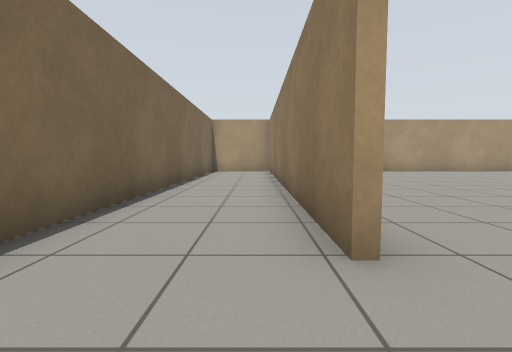
view 1 (above)

24 first-person views from a walk through a robot-simulator world made for Gazebo. The camera is 0.72 m above the floor, tilts 4° down and sees 85° across. The floor is counted in squares, 1 m on a side. Each view is taken from the middle of a square. On the plan, view 1 faces up. The plan holds only what a view shows up to about 10 squares ahead; the rest is blank. Robots are left out.

view 2
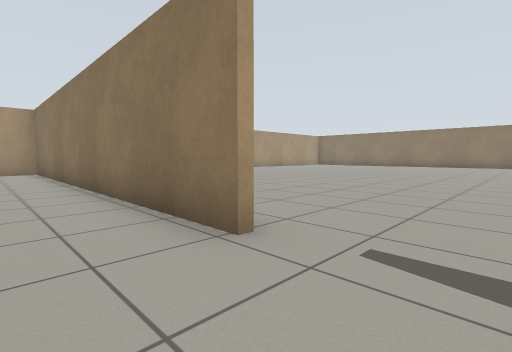

view 3
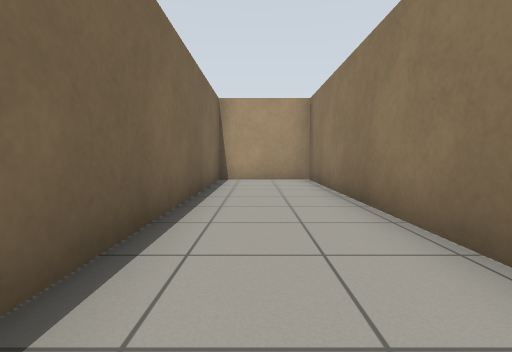

view 4
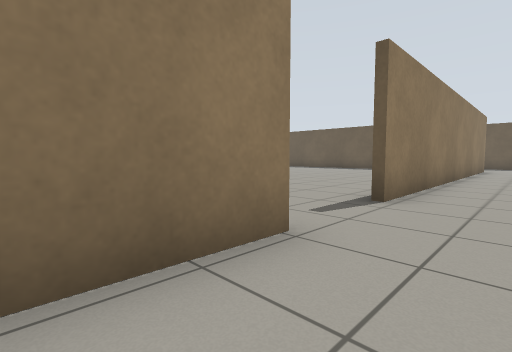

view 5
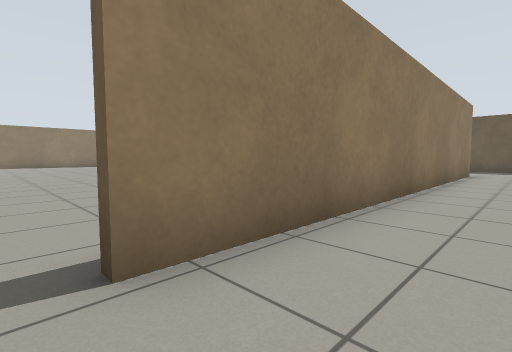

view 6
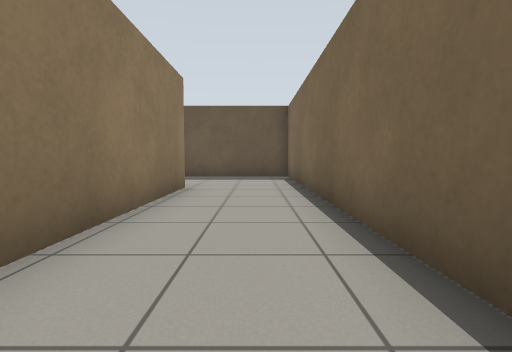

view 7
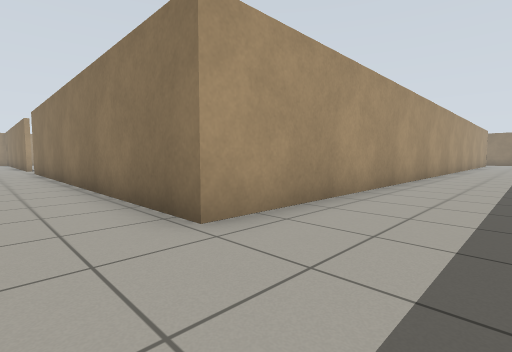

view 8
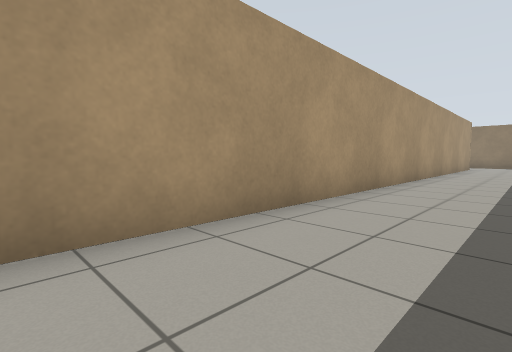

view 9
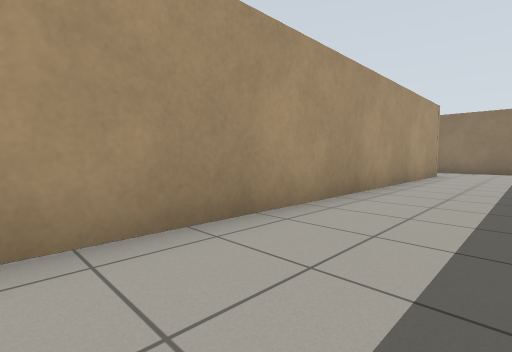

view 10
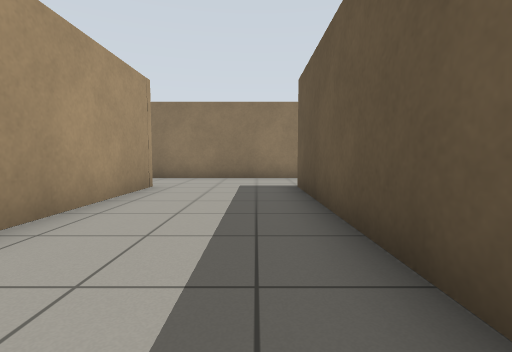

view 11
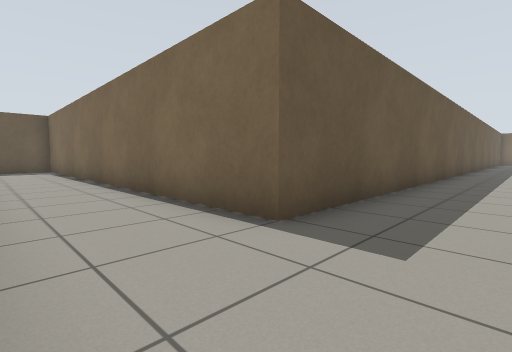

view 12
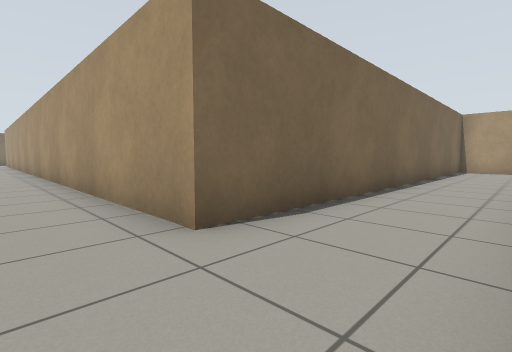

view 13
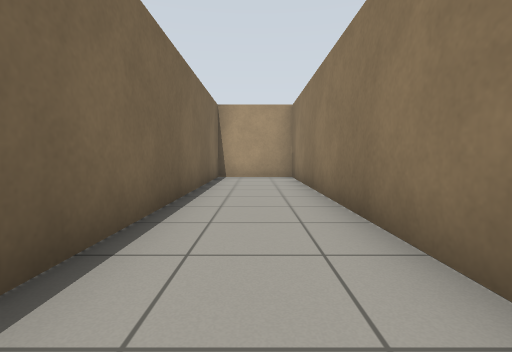

view 14
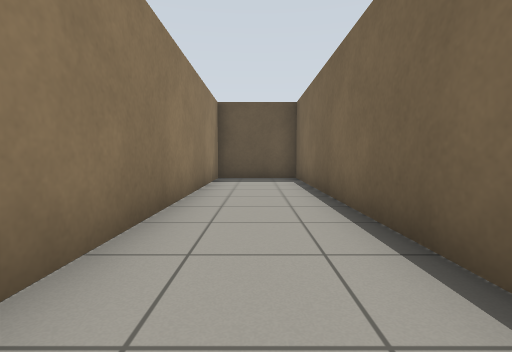

view 15
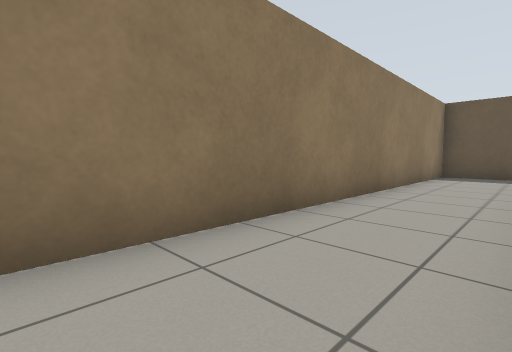

view 16
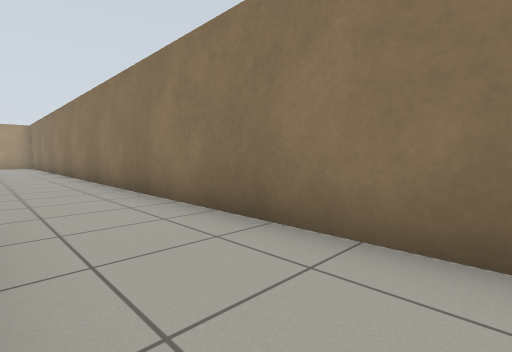

view 17
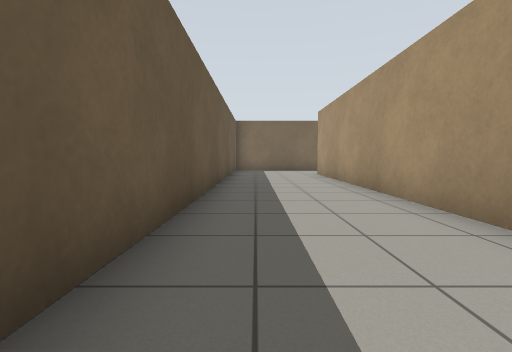

view 18
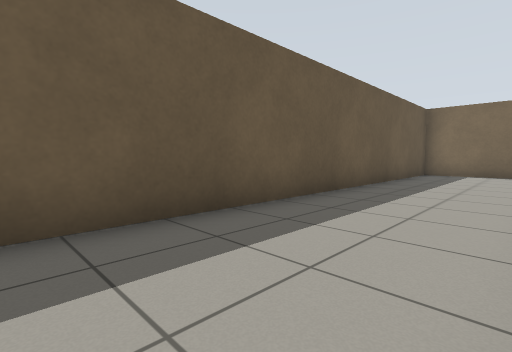

view 19
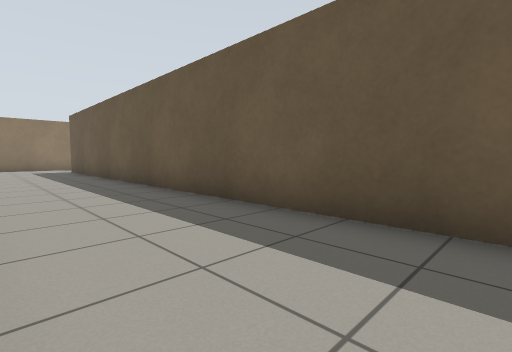

view 20
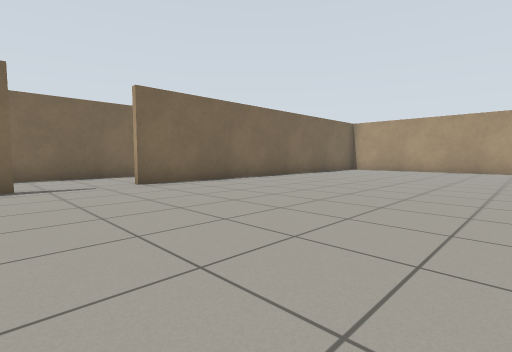

view 21
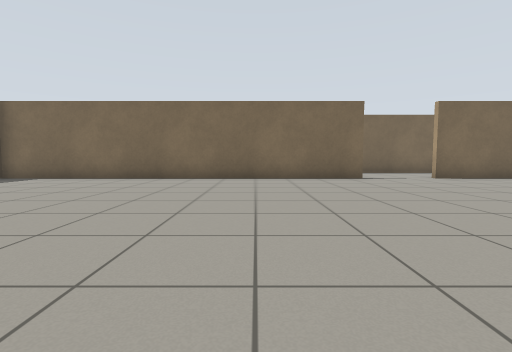

view 22
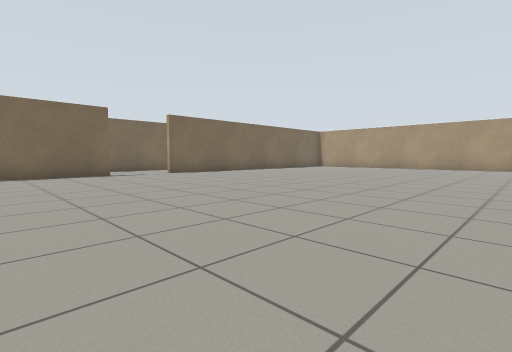

view 23
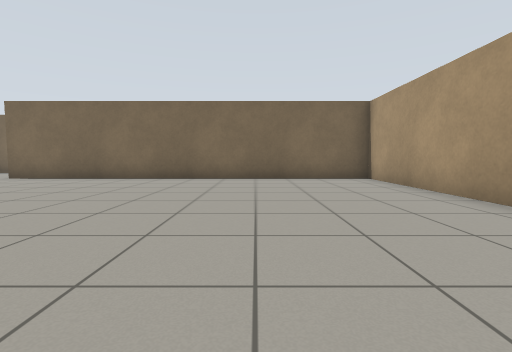

view 24
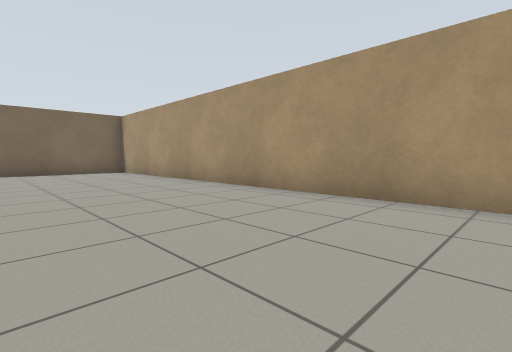

### Floor plan
Points are (right, up) in squares from view 1. A wall is a line through its corners. A room is listed if a view was taken in it or the views show most of it. See-through windows are left out.
Room 1 (views 1, 2, 3, 4, 5, 6, 7, 8, 9, 10, 11, 12, 13, 14, 15, 16, 17, 18, 19)
walls: (-2.1, -7.1) (-2.1, -16) (24.7, -16) (24.7, -29.3) (27.3, -29.3) (27.3, 0.8) (24.7, 0.8) (24.7, -12.5) (0.7, -12.5) (0.7, -0.5); (0.7, 1.9) (0.7, 13.8); (0.9, 13.7) (-2.1, 13.7) (-2.1, -0.4)
ways out: opening at (1, 0.5) to room 2
Room 2 (views 20, 21, 22, 23, 24)
walls: (0.9, -0.5) (0.9, -12.4); (13.9, 13.7) (0.9, 13.7); (0.9, 13.8) (0.9, 1.9)
ways out: opening at (1, 0.5) to room 1

Where each view was taken, in squares from view 1:
view 1: 0 up, 0 right, facing up
view 2: 0 up, 1 left, facing up-right
view 3: 5 up, 1 left, facing up
view 4: 4 up, 1 left, facing down-right
view 5: 0 up, 1 left, facing down-right
view 6: 6 down, 1 left, facing down
view 7: 15 down, 1 left, facing up-right
view 8: 15 down, 6 right, facing up-right
view 9: 15 down, 13 right, facing up-right
view 10: 15 down, 18 right, facing right
view 11: 14 down, 27 right, facing down-left
view 12: 14 down, 27 right, facing up-left
view 13: 9 down, 26 right, facing up
view 14: 20 down, 26 right, facing down
view 15: 18 down, 25 right, facing down-right
view 16: 20 down, 25 right, facing up-right
view 17: 15 down, 12 right, facing left
view 18: 13 down, 10 right, facing down-left
view 19: 13 down, 10 right, facing down-right
view 20: 1 down, 8 right, facing up-left
view 21: 4 down, 10 right, facing left
view 22: 4 down, 12 right, facing up-left
view 23: 10 up, 10 right, facing left
view 24: 9 up, 14 right, facing up-left
